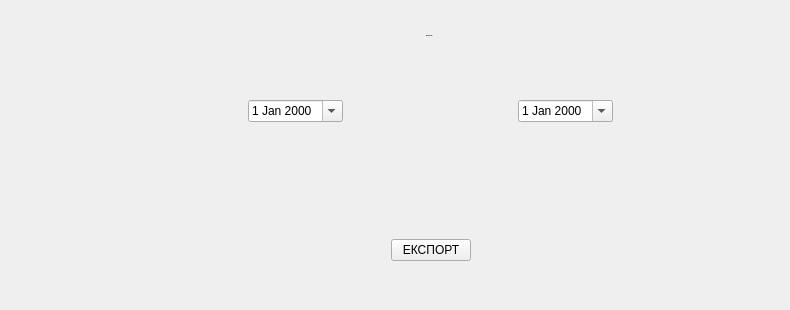
      <widget class="QWidget" name="pdf_pg">
       <widget class="QWidget" name="widget_6" native="true">
        <property name="geometry">
         <rect>
          <x>80</x>
          <y>100</y>
          <width>701</width>
          <height>201</height>
         </rect>
        </property>
        <property name="styleSheet">
         <string notr="true"> QWidget &gt;  QWidget {
    background-color: #4682B4; /* Стальной синий фон для каждой страницы */
    border: 1px solid #F5F5DC; /* Светло-бежевый для границ страниц */
    border-radius: 5px; /* Закругленные углы для страниц */
    padding: 5px; /* Внутренние отступы для страниц */
}
QPushButton {
    background-color: #4682B4 ; /* Стальной синий */
    color: white;
    border: 2px solid #F5F5DC; /* Светло-бежевый */
    border-radius: 5px;
    padding: 5px;
    font-weight: bold;
}
QLabel{
	border:none;
}

QPushButton:hover {
    background-color: #5A9BD5 ; /* Королевский синий (темнее стального синего) */
    color: white;
    border: 2px solid #FFFFFF; /* Белая граница при наведении */
}

QPushButton:pressed {
    background-color: #2C5FAD; /* Темно-синий (темнее стального синего) */
    color: white;
    border: 2px solid #000000; /* Черная граница при нажатии */
}</string>
        </property>
        <widget class="QWidget" name="layoutWidget">
         <property name="geometry">
          <rect>
           <x>0</x>
           <y>0</y>
           <width>701</width>
           <height>201</height>
          </rect>
         </property>
         <layout class="QVBoxLayout" name="verticalLayout_5">
          <item>
           <layout class="QHBoxLayout" name="horizontalLayout_5">
            <item>
             <spacer name="horizontalSpacer_12">
              <property name="orientation">
               <enum>Qt::Horizontal</enum>
              </property>
              <property name="sizeHint" stdset="0">
               <size>
                <width>40</width>
                <height>20</height>
               </size>
              </property>
             </spacer>
            </item>
            <item>
             <widget class="QDateEdit" name="date_start">
              <property name="styleSheet">
               <string notr="true">
            QCalendarWidget QAbstractItemView:enabled {
                color: black;  
            }
            QCalendarWidget QAbstractItemView:disabled {
                color: black;
            }</string>
              </property>
              <property name="calendarPopup">
               <bool>true</bool>
              </property>
             </widget>
            </item>
            <item>
             <spacer name="horizontalSpacer_14">
              <property name="orientation">
               <enum>Qt::Horizontal</enum>
              </property>
              <property name="sizeHint" stdset="0">
               <size>
                <width>40</width>
                <height>20</height>
               </size>
              </property>
             </spacer>
            </item>
            <item>
             <widget class="QDateEdit" name="date_end">
              <property name="styleSheet">
               <string notr="true">
            QCalendarWidget QAbstractItemView:enabled {
                color: black;  
            }
            QCalendarWidget QAbstractItemView:disabled {
                color: black;
            }</string>
              </property>
              <property name="calendarPopup">
               <bool>true</bool>
              </property>
             </widget>
            </item>
            <item>
             <spacer name="horizontalSpacer_13">
              <property name="orientation">
               <enum>Qt::Horizontal</enum>
              </property>
              <property name="sizeHint" stdset="0">
               <size>
                <width>40</width>
                <height>20</height>
               </size>
              </property>
             </spacer>
            </item>
           </layout>
          </item>
          <item>
           <spacer name="verticalSpacer_2">
            <property name="orientation">
             <enum>Qt::Vertical</enum>
            </property>
            <property name="sizeHint" stdset="0">
             <size>
              <width>20</width>
              <height>40</height>
             </size>
            </property>
           </spacer>
          </item>
          <item>
           <layout class="QHBoxLayout" name="horizontalLayout_7">
            <item>
             <spacer name="horizontalSpacer_9">
              <property name="orientation">
               <enum>Qt::Horizontal</enum>
              </property>
              <property name="sizeHint" stdset="0">
               <size>
                <width>40</width>
                <height>20</height>
               </size>
              </property>
             </spacer>
            </item>
            <item>
             <widget class="QPushButton" name="export_button">
              <property name="text">
               <string>ЕКСПОРТ</string>
              </property>
             </widget>
            </item>
            <item>
             <spacer name="horizontalSpacer_8">
              <property name="orientation">
               <enum>Qt::Horizontal</enum>
              </property>
              <property name="sizeHint" stdset="0">
               <size>
                <width>40</width>
                <height>20</height>
               </size>
              </property>
             </spacer>
            </item>
           </layout>
          </item>
          <item>
           <spacer name="verticalSpacer_5">
            <property name="orientation">
             <enum>Qt::Vertical</enum>
            </property>
            <property name="sizeType">
             <enum>QSizePolicy::Fixed</enum>
            </property>
            <property name="sizeHint" stdset="0">
             <size>
              <width>20</width>
              <height>40</height>
             </size>
            </property>
           </spacer>
          </item>
         </layout>
        </widget>
       </widget>
       <widget class="QWidget" name="layoutWidget">
        <property name="geometry">
         <rect>
          <x>80</x>
          <y>20</y>
          <width>699</width>
          <height>31</height>
         </rect>
        </property>
        <layout class="QHBoxLayout" name="horizontalLayout_2">
         <item>
          <spacer name="horizontalSpacer_6">
           <property name="orientation">
            <enum>Qt::Horizontal</enum>
           </property>
           <property name="sizeHint" stdset="0">
            <size>
             <width>40</width>
             <height>20</height>
            </size>
           </property>
          </spacer>
         </item>
         <item>
          <widget class="QLabel" name="label_pdf">
           <property name="font">
            <font>
             <pointsize>-1</pointsize>
             <weight>75</weight>
             <bold>true</bold>
            </font>
           </property>
           <property name="text">
            <string>ЕСПОРТ PDF</string>
           </property>
          </widget>
         </item>
         <item>
          <spacer name="horizontalSpacer_7">
           <property name="orientation">
            <enum>Qt::Horizontal</enum>
           </property>
           <property name="sizeHint" stdset="0">
            <size>
             <width>40</width>
             <height>20</height>
            </size>
           </property>
          </spacer>
         </item>
        </layout>
       </widget>
      </widget>
